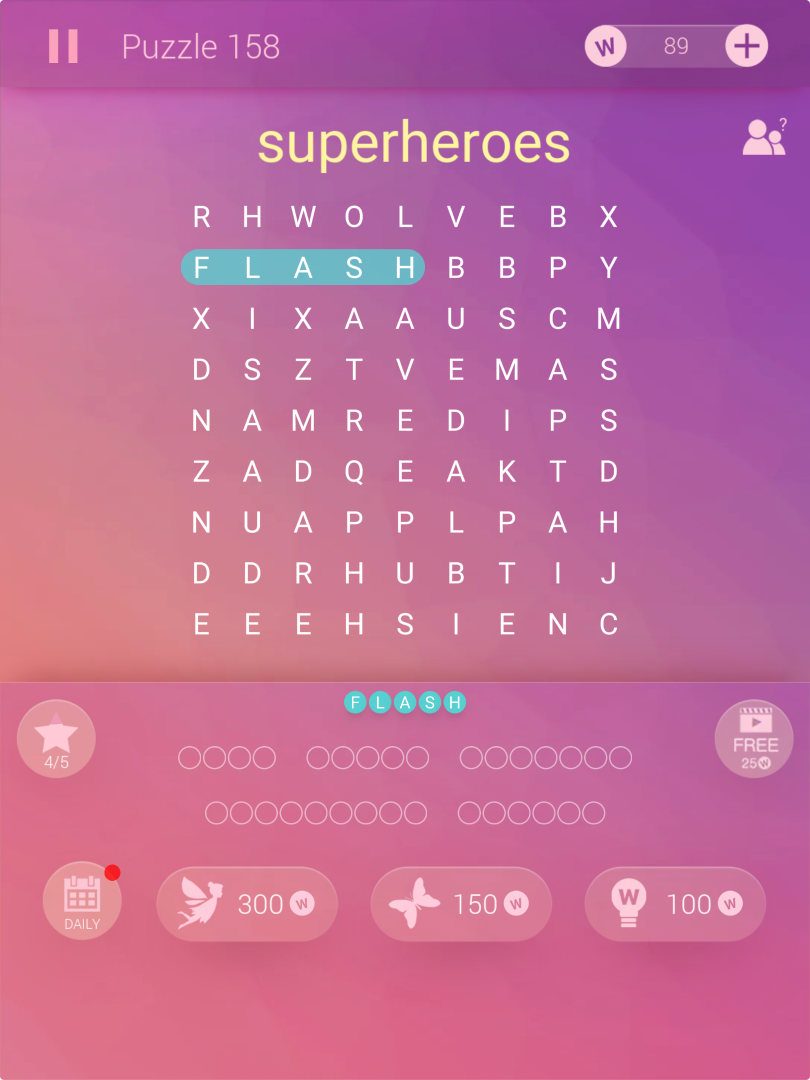
#> input picture word_puzzle.png, 1620 x 2160 px (shown at 1/2 size)
$ python process_img.py
#> lines starting #> are read from the running program, lines starting #| are printed output that depends on the picture; after the words box and inside, x2 and y2 are one past the last pixel; in counts of white or black regions, pixels touching at a corner belong together
from itertools import product
import os
from PIL import Image
import pytesseract
import argparse

# Load the PNG image from the same directory as the script
script_dir = os.path.dirname(os.path.abspath(__file__))

parser = argparse.ArgumentParser(description="Process a word puzzle image.")
parser.add_argument(
    "--image_path",
    type=str,
    default=os.path.join(script_dir, "word_puzzle.png"),
    help="Path to the input PNG image."
)
parser.add_argument(
    "--threshold",
    type=int,
    default=20,
    help="Threshold for image processing (recommended: 10 - 30)."
)
args = parser.parse_args()
image = Image.open(args.image_path)
#> image is the input picture: PIL image 1620x2160 RGBA; mean R, G, B, A 194.4, 108.4, 153.9, 255

# Crop the image to given coordinates (left, upper, right, lower)
cropped_image = image.crop((340, 380, 1300, 1350))
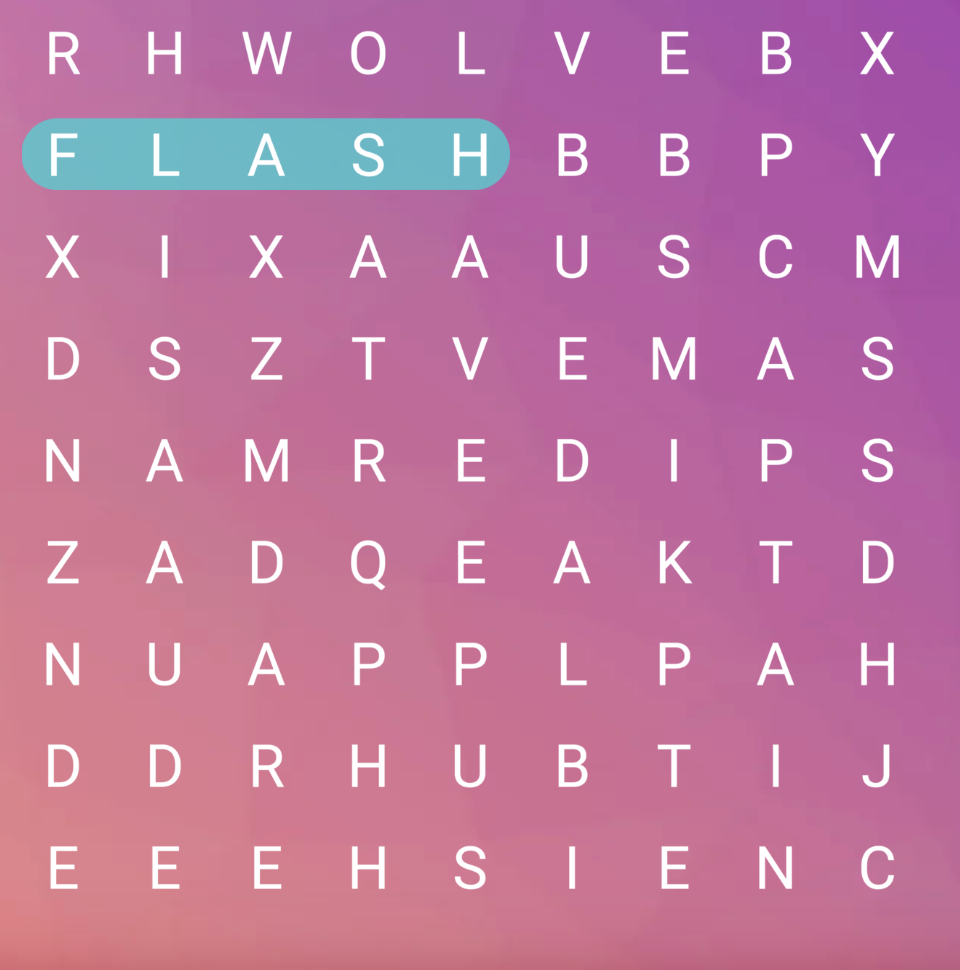
#> cropped_image: PIL image 960x970 RGBA; mean R, G, B, A 190.4, 117.8, 158.9, 255
new_image = cropped_image.point(lambda x: 0 if x == 255 else x)
new_image.save(os.path.join(script_dir, "word_puzzle_recolored.png"))

new_image = new_image.convert("L").point(lambda x: 0 if x < args.threshold else 255, '1')
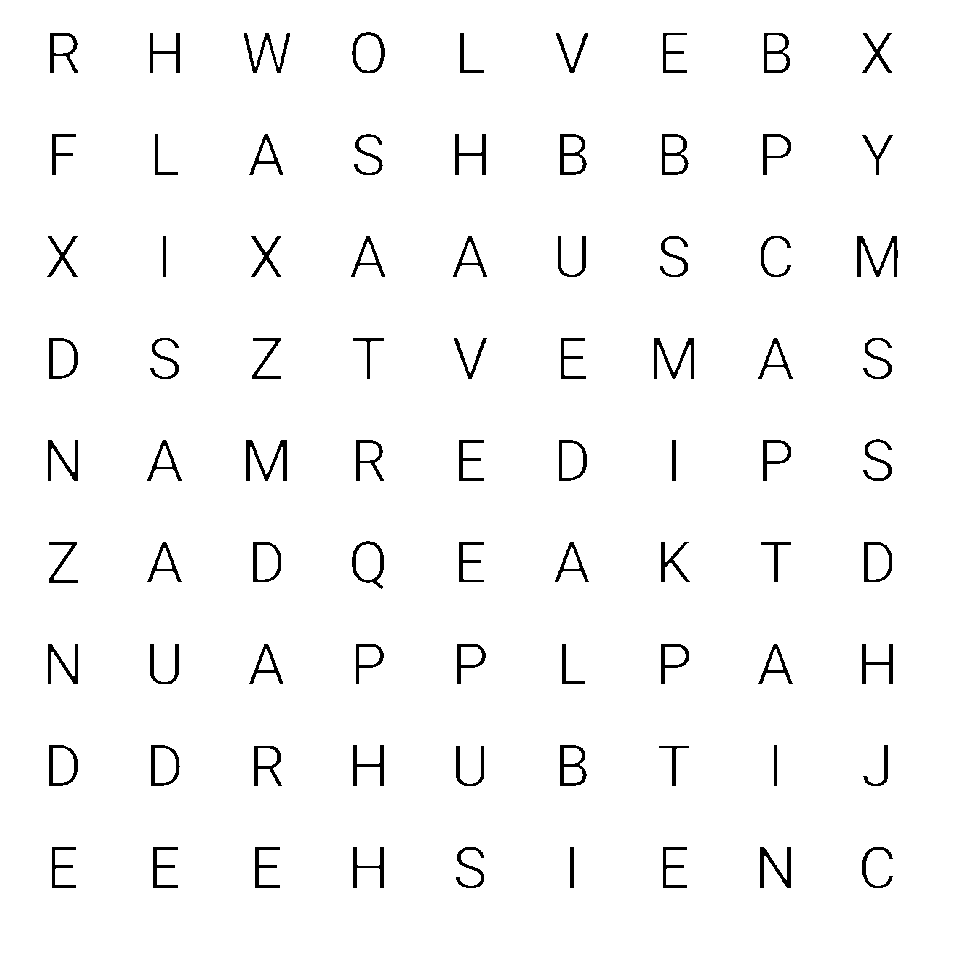
#> new_image: PIL image 960x970 1; 97.1% white; 81 black regions, largest, box (x1, y1, x2, y2) and area: (246, 440, 287, 481) 590, (857, 236, 898, 277) 555, (654, 338, 694, 379) 517
new_image.save(os.path.join(script_dir, "word_puzzle_cropped.png"))

# Run OCR on the cropped image
custom_config = r'--oem 1 --psm 6 -c tessedit_char_whitelist=ABCDEFGHIJKLMNOPQRSTUVWXYZ -c page_separator=""'
#> (the run stopped early here; a loop or call above may not have finished)
